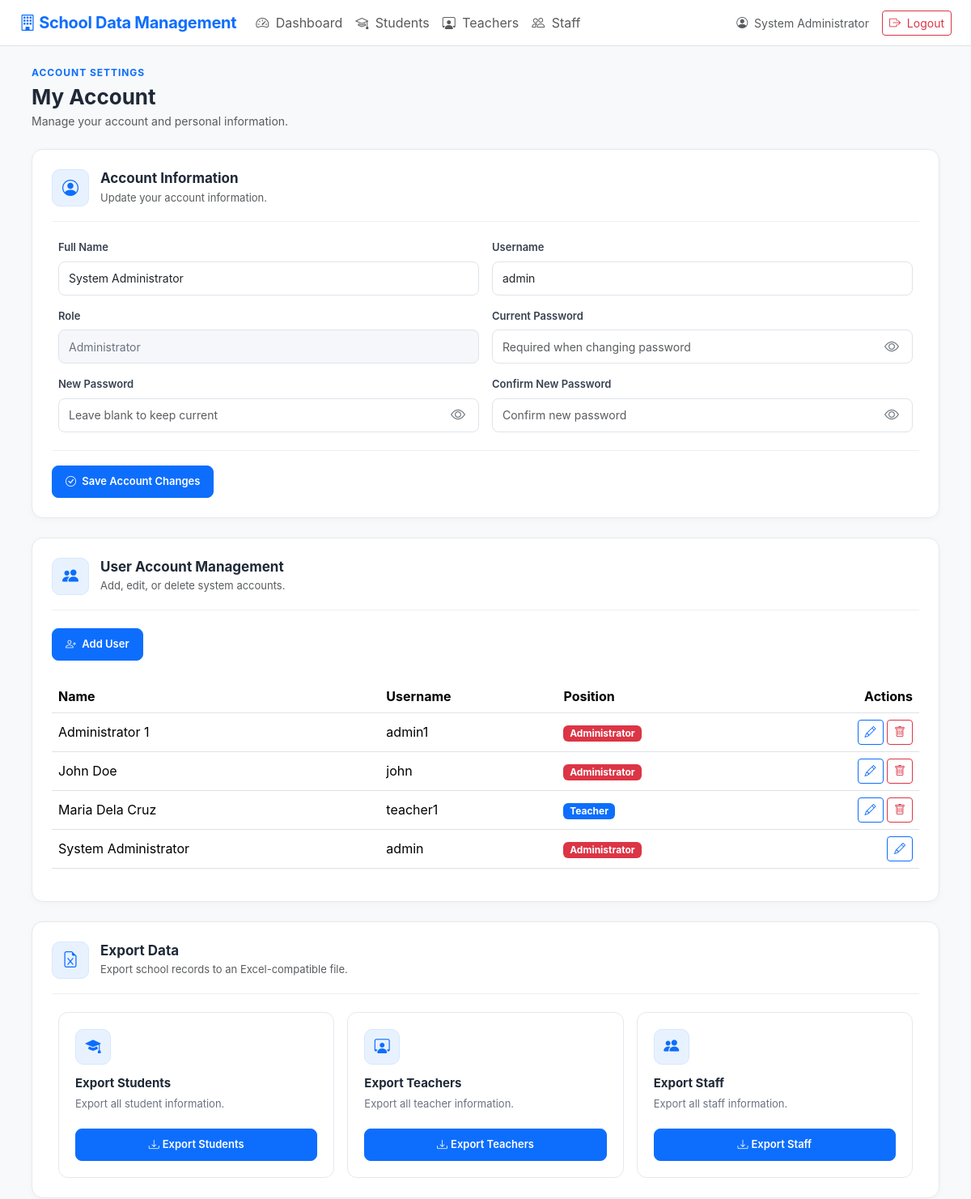
The app's page /account.php (signed in, upper part), older data.
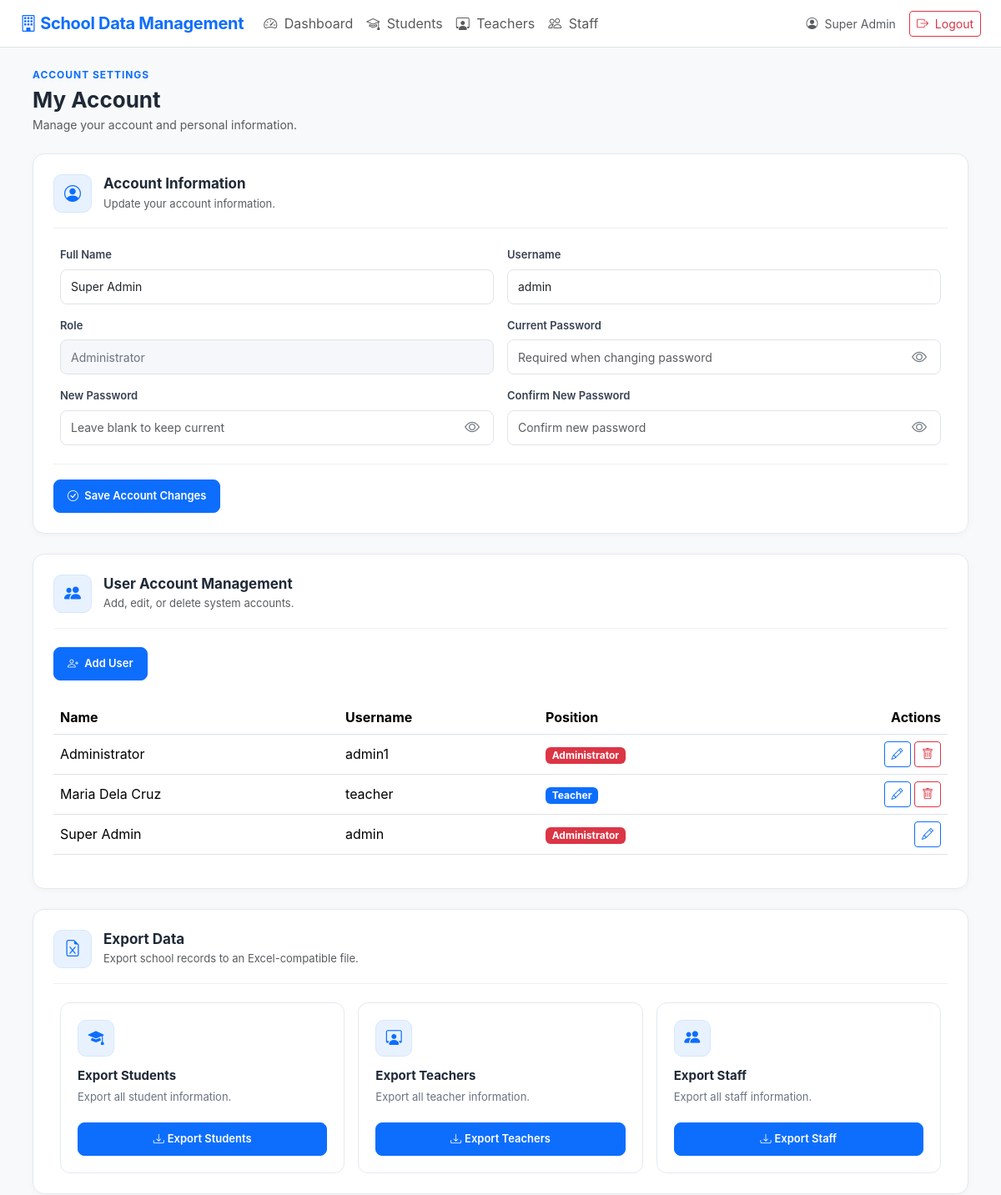
The same page, newer data.
### tables this page shows
CREATE TABLE `users` (
  `id` int(10) UNSIGNED NOT NULL,
  `full_name` varchar(150) NOT NULL,
  `username` varchar(80) NOT NULL,
  `password` varchar(255) NOT NULL,
  `role` enum('Administrator','Teacher','Staff') NOT NULL DEFAULT 'Staff',
  `created_at` timestamp NOT NULL DEFAULT current_timestamp()
);

### config.php (called while the page is built, shortened)
<?php
function e($value)
{
    return htmlspecialchars(
        (string) $value,
        ENT_QUOTES,
        'UTF-8'
    );
}
?>

### account.php (the view, shortened to what the changed rows need)
<?php
require_once __DIR__ . '/config.php';
$userId = (int)($_SESSION['user_id'] ?? 0);
$role   = $_SESSION['role'] ?? '';
$isAdmin   = strcasecmp($role, 'Administrator') === 0;
$stmt = $pdo->prepare("
    SELECT
        id,
        full_name,
        username,
        role
    FROM users
    WHERE id = ?
    LIMIT 1
");
$stmt->execute([$userId]);
$account = $stmt->fetch(PDO::FETCH_ASSOC);
$allUsers = [];
if ($isAdmin) {
    $stmt = $pdo->query("
        SELECT
            id,
            full_name,
            username,
            role
        FROM users
        ORDER BY full_name ASC
    ");
    $allUsers = $stmt->fetchAll(PDO::FETCH_ASSOC);
}
include 'header.php';
?>
<link rel="stylesheet" href="assets/account.css">
<div class="account-page">
    <div class="account-header">
        <h2 class="fw-bold mb-1">
            My Account
        </h2>
    </div>
    <div class="account-card mb-4">
        <form
            method="POST"
            action="account_edit.php"
        >
            <div class="row g-3">
                <div class="col-md-6">
                    <label class="form-label fw-semibold">
                        Full Name
                    </label>
                    <input
                        type="text"
                        name="full_name"
                        class="form-control"
                        value="<?= e($account['full_name']) ?>"
                        required
                    >
                </div>
                <div class="col-md-6">
                    <label class="form-label fw-semibold">
                        Username
                    </label>
                    <input
                        type="text"
                        name="username"
                        class="form-control"
                        value="<?= e($account['username']) ?>"
                        required
                    >
                </div>
                <div class="col-md-6">
                    <label class="form-label fw-semibold">
                        Role
                    </label>
                    <input
                        type="text"
                        class="form-control"
                        value="<?= e($account['role']) ?>"
                        readonly
                    >
                </div>
            </div>
        </form>
    </div>
    <?php if ($isAdmin): ?>
    <div class="account-card mb-4">
        <div class="table-responsive">
            <table class="table table-hover align-middle">
                <thead>
                    <tr>
                        <th>
                            Name
                        </th>
                        <th>
                            Username
                        </th>
                        <th>
                            Position
                        </th>
                        <th class="text-end">
                            Actions
                        </th>
                    </tr>
                </thead>
                <tbody>
                <?php foreach ($allUsers as $user): ?>
                    <tr>
                        <td>
                            <?= e($user['full_name']) ?>
                        </td>
                        <td>
                            <?= e($user['username']) ?>
                        </td>
                        <td>
                            <?php if (
                                strcasecmp($user['role'], 'Administrator') === 0
                            ): ?>
                                <span class="badge bg-danger">
                                    Administrator
                                </span>
                            <?php elseif (
                                strcasecmp($user['role'], 'Teacher') === 0
                            ): ?>
                                <span class="badge bg-primary">
                                    Teacher
                                </span>
                            <?php else: ?>
                                <span class="badge bg-secondary">
                                    Staff
                                </span>
                            <?php endif; ?>
                        </td>
                        <td class="text-end">
                            <button
                                type="button"
                                class="btn btn-sm btn-outline-primary"
                                data-bs-toggle="modal"
                                data-bs-target="#editUserModal<?= (int)$user['id'] ?>"
                                title="Edit User"
                            >
                                <i class="bi bi-pencil"></i>
                            </button>
                            <?php if (
                                (int)$user['id'] !== $userId
                            ): ?>
                                <button
                                    type="button"
                                    class="btn btn-sm btn-outline-danger"
                                    data-bs-toggle="modal"
                                    data-bs-target="#deleteUserModal<?= (int)$user['id'] ?>"
                                    title="Delete User"
                                >
                                    <i class="bi bi-trash"></i>
                                </button>
                            <?php endif; ?>
                        </td>
                    </tr>
                <?php endforeach; ?>
                </tbody>
            </table>
        </div>
    </div>
    <?php endif; ?>
</div>
<?php include 'footer.php'; ?>

### header.php (shortened to what the changed rows need)
<?php
require_once __DIR__ . '/config.php';
$userRole = $_SESSION['role'] ?? '';
?>
<!doctype html>
<html lang="en">
<head>
    <link
        href="https://cdn.jsdelivr.net/npm/bootstrap@5.3.3/dist/css/bootstrap.min.css"
        rel="stylesheet"
    >
    <link
        href="https://cdn.jsdelivr.net/npm/bootstrap-icons@1.11.3/font/bootstrap-icons.css"
        rel="stylesheet"
    >
    <link href="assets/style.css" rel="stylesheet">
    <link href="assets/navigation.css" rel="stylesheet">
</head>
<body class="bg-light">
<?php if (!empty($_SESSION['user_id'])): ?>
<nav class="navbar navbar-expand-lg bg-white border-bottom sticky-top">
    <div class="container-fluid px-4">
        <a
            class="navbar-brand fw-bold text-primary"
            href="index.php"
        >
            <i class="bi bi-building"></i>
            School Data Management
        </a>
        <div
            class="collapse navbar-collapse"
            id="mainNav"
        >
            <ul class="navbar-nav me-auto mb-2 mb-lg-0">
                <li class="nav-item">
                    <a
                        class="nav-link"
                        href="index.php"
                    >
                        <i class="bi bi-speedometer2 me-1"></i>
                        Dashboard
                    </a>
                </li>
                <li class="nav-item">
                    <a
                        class="nav-link"
                        href="students.php"
                    >
                        <i class="bi bi-mortarboard me-1"></i>
                        Students
                    </a>
                </li>
                <?php if (
                    $userRole === 'Administrator' ||
                    $userRole === 'Staff'
                ): ?>
                    <li class="nav-item">
                        <a
                            class="nav-link"
                            href="teachers.php"
                        >
                            <i class="bi bi-person-workspace me-1"></i>
                            Teachers
                        </a>
                    </li>
                <?php endif; ?>
                <?php if ($userRole === 'Administrator'): ?>
                    <li class="nav-item">
                        <a
                            class="nav-link"
                            href="staff.php"
                        >
                            <i class="bi bi-people me-1"></i>
                            Staff
                        </a>
                    </li>
                <?php endif; ?>
            </ul>
            <div class="d-flex align-items-center gap-3">
                <a
                    href="account.php"
                    class="text-decoration-none text-muted small"
                >
                    <i class="bi bi-person-circle me-1"></i>
                    <?= e($_SESSION['full_name'] ?? 'User') ?>
                </a>
                <a
                    class="btn btn-outline-danger btn-sm"
                    href="logout.php"
                >
                    <i class="bi bi-box-arrow-right me-1"></i>
                    Logout
                </a>
            </div>
        </div>
    </div>
</nav>
<?php endif; ?>
<main class="container-fluid px-4 py-4">

Row changes from the older to the newer data that the page shows:
removed users: full_name "John Doe", username "john", role "Administrator"
changed users "admin": full_name "System Administrator" → "Super Admin"
changed users "admin1": full_name "Administrator 1" → "Administrator"
changed users "Maria Dela Cruz": username "teacher1" → "teacher"
Text that changed along with them:
$_SESSION['full_name']: "System Administrator" → "Super Admin"
